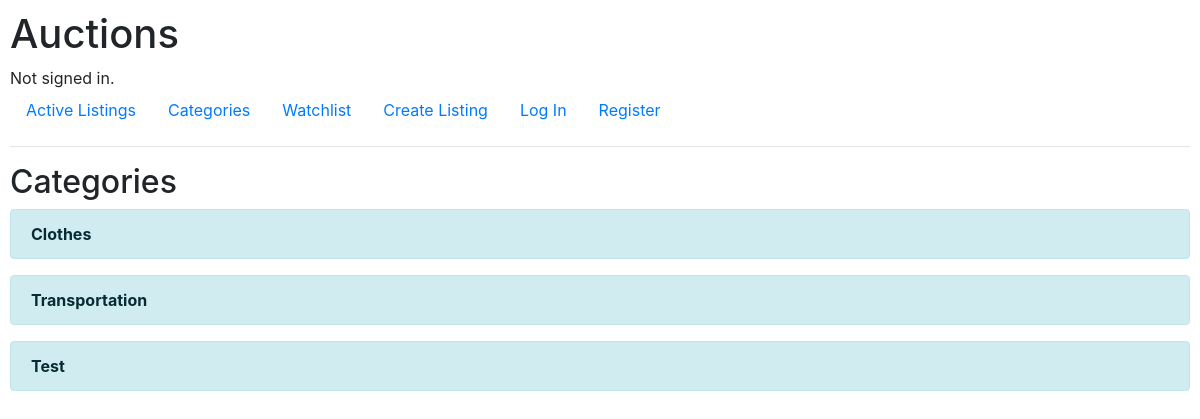
The page /categories on the database its author committed.
### auctions/models.py (models this page shows)
class Category(models.Model):
    name = models.CharField(max_length=64)

### auctions/views.py (the view)
# urls.py: path("categories", views.categories, name="categories"),
def categories(request):
    categories = Category.objects.all()
    return render(request, "auctions/categories.html",{
        "categories": categories
    })

### auctions/templates/auctions/categories.html
{% extends "auctions/layout.html" %}
{% block body %}
    <h2>Categories</h2>
    {% for category in categories %}
    <div class="alert alert-info" role="alert">
        <a href="{% url 'category' category.name %}" class="alert-link">{{ category.name }}</a>
    </div>
    {% endfor %}
{% endblock %}

### auctions/static/auctions/styles.css (style rules this page uses)
body { padding: 10px; }

### rows shown on the page
Category: name "Clothes"
Category: name "Transportation"
Category: name "Test"
